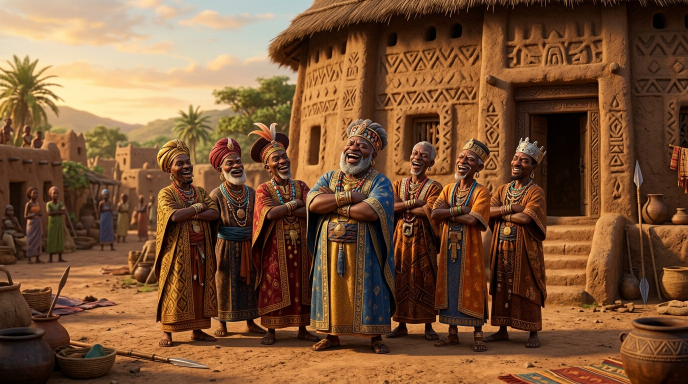
#> input picture noe/images/05_notables.jpg, 1376 x 768 px, given in place of 05_notables.jpg.jpg, which was not available (shown at 1/2 size)
$ python -i render_noe.py   (imports and definitions only)
#> lines starting #> are read from the running program, lines starting #| are printed output that depends on the picture
#!/usr/bin/env python3
"""Assemble la vidéo « Le prophète Noé » (FR) : narration + illustrations 3D
stylisées avec panoramiques et zooms lents (effet Ken Burns), fondus
enchaînés et sous-titres SRT.

Dépendances : pillow, imageio-ffmpeg  (pip install pillow imageio-ffmpeg)
Usage       : python3 render_noe.py
"""
import os, re, subprocess, wave, zipfile
from PIL import Image
import imageio_ffmpeg

# [1 line that did not run here, left out]
HERE = os.path.dirname(os.path.abspath(__file__))
IMG = os.path.join(HERE, "images")
AUD = os.path.join(HERE, "audio")
OUT_MP4 = os.path.join(HERE, "prophete_noe_fr_5min.mp4")
OUT_SRT = os.path.join(HERE, "noe_video_fr.srt")
OUT_ZIP = os.path.join(HERE, "prophete_noe_fr_package.zip")
SCRIPT = os.path.join(HERE, "script_noe_fr.md")

W, H, FPS = 1920, 1080, 25
SR = 24000
INTRO, GAP, OUTRO = 1.5, 1.2, 3.5   # silences (s)
XFADE = 1.2                           # fondu enchaîné entre images (s)

# Images par partie de narration, avec mouvement de caméra.
# Mouvements : zin / zout (zoom avant/arrière), pl / pr (panoramique gauche/droite),
#              pu / pd (panoramique haut/bas)
PARTS = [
    [("01_vallee", "zin"), ("02_idoles", "pr")],
    [("03_appel", "zout"), ("04_ciel", "pl")],
    [("05_notables", "zin"), ("06_croyants", "pr"), ("07_refus", "zout")],
    [("05_notables", "pl"), ("08_priere", "zin")],
    [("09_bois", "pr"), ("10_arche_construction", "zout"), ("11_planches_clous", "zin")],
    [("12_four", "zin"), ("13_animaux", "pl"), ("14_pluie", "zout"), ("15_vagues", "pr")],
    [("16_fils", "zin"), ("15_vagues", "zout"), ("08_priere", "pd")],
    [("17_calme", "zout"), ("18_joudi", "zin"), ("19_descente", "pr")],
]
# Remplacements si une image dédiée n'existe pas encore.
FALLBACK = {"16_fils": "14_pluie", "17_calme": "04_ciel",
            "18_joudi": "01_vallee", "19_descente": "01_vallee"}


def img_path(name):
    p = os.path.join(IMG, name + ".jpg")
    if not os.path.exists(p) and name in FALLBACK:
        return img_path(FALLBACK[name])
    return p


def run(cmd):
    subprocess.run(cmd, check=True, stdout=subprocess.DEVNULL, stderr=subprocess.DEVNULL)


# [7 lines left out: function decode, not called in this run]


def silence(sec):
#> `black = Image.new("RGB", (W, H))`: black: PIL image 1920x1080 RGB; every value is 0
    return b"\x00\x00" * int(sec * SR)


# ---------- audio ----------
pcm = bytearray(silence(INTRO))
part_spans = []
# [7 lines not run here, left out]
TOTAL = len(pcm) / 2 / SR
narr_wav = os.path.join(HERE, "_narration.wav")
# [3 lines not run here, left out]

# ---------- plan des images ----------
shots = []  # (t0, t1, image, move)
# [6 lines not run here, left out]

cache = {}
def load(name):
#> called with name = 'images/05_notables.jpg'
    if name not in cache:
        im = Image.open(img_path(name)).convert("RGB")
#> im is the input picture: PIL image 1376x768 RGB; mean R, G, B 122, 83.6, 53.7
        # recadrage 16:9 puis agrandissement pour un mouvement fluide
        iw, ih = im.size
#> iw = 1376; ih = 768
        tw = min(iw, int(ih * 16 / 9)); th = int(tw * 9 / 16)
#> after `tw = min(iw, int(ih * 16 / 9))`: tw = 1365
#> after `th = int(tw * 9 / 16)`: th = 767
        im = im.crop(((iw - tw) // 2, (ih - th) // 2, (iw - tw) // 2 + tw, (ih - th) // 2 + th))
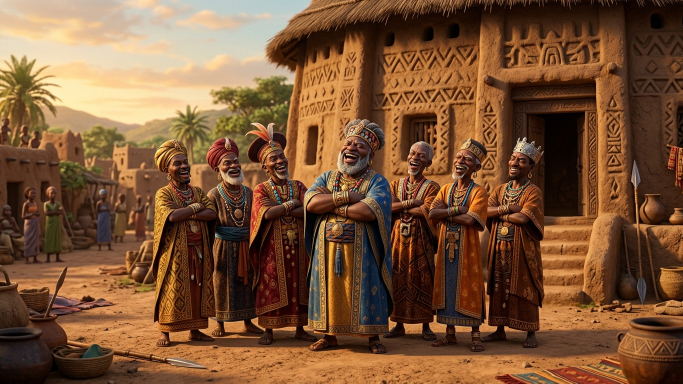
#> im: PIL image 1365x767 RGB (shown at 1/2 size); mean R, G, B 122.2, 83.7, 53.8
        cache[name] = im.resize((int(W * 1.4), int(H * 1.4)), Image.LANCZOS)
    return cache[name]
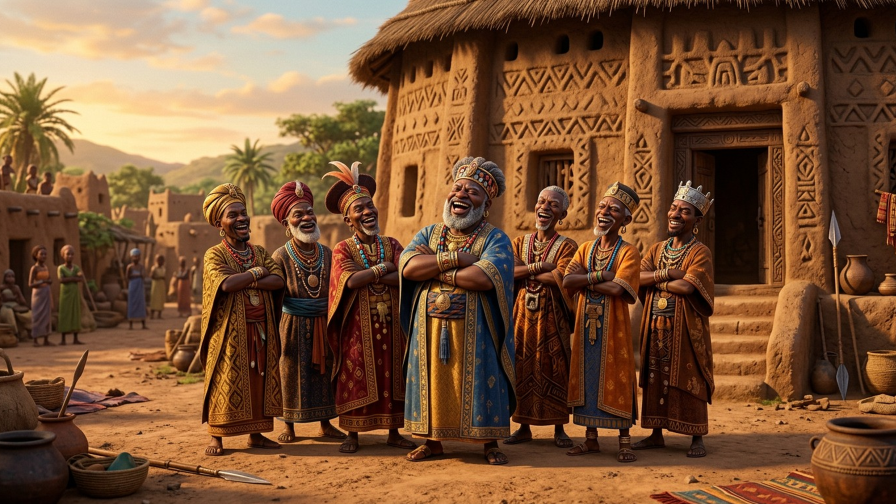
#> returned value: PIL image 2688x1512 RGB (shown at 1/3 size); mean R, G, B 122.2, 83.7, 53.9


def ease(x):
    return x * x * (3 - 2 * x)


# [23 lines left out: function frame_of, not called in this run]


# ---------- vidéo ----------
# [6 lines that did not run here, left out]
black = Image.new("RGB", (W, H))
nframes = int(TOTAL * FPS)
# [24 lines not run here, left out]
# [1 line that did not run here, left out]


# [16 lines left out: function chunks, not called in this run]


def ts(x):
    ms = int(round(x * 1000))
    return f"{ms//3600000:02d}:{ms//60000%60:02d}:{ms//1000%60:02d},{ms%1000:03d}"


lines, n = [], 1
# [14 lines not run here, left out]

>>> result = load('images/05_notables.jpg')

$ run again, on noe/images/06_croyants.jpg
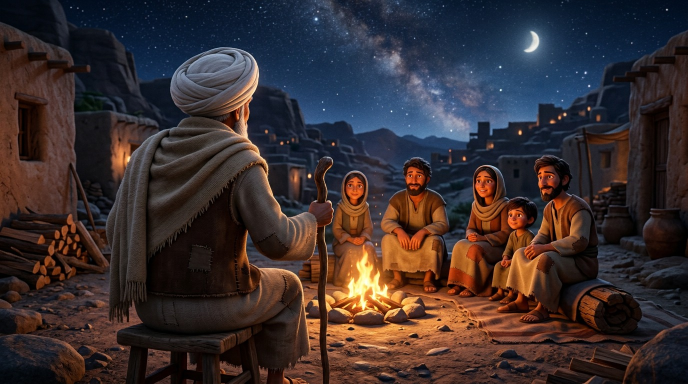
#> input picture noe/images/06_croyants.jpg, 1376 x 768 px, given in place of 06_croyants.jpg.jpg, which was not available (shown at 1/2 size)
#> black: PIL image 1920x1080 RGB; every value is 0
#> in load, im is the input picture: PIL image 1376x768 RGB; mean R, G, B 57.6, 46.2, 46.7
#> in load, `im = im.crop(((iw - tw) // 2, (ih - th) // 2, (iw - tw) // 2 + tw, (ih..`:
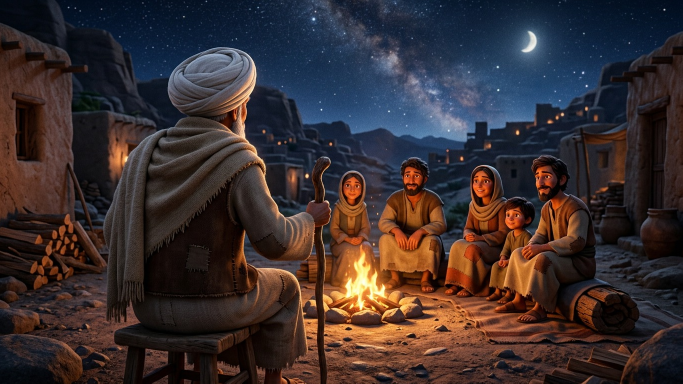
#> im: PIL image 1365x767 RGB (shown at 1/2 size); mean R, G, B 57.8, 46.4, 46.9

$ run again, on noe/images/07_refus.jpg
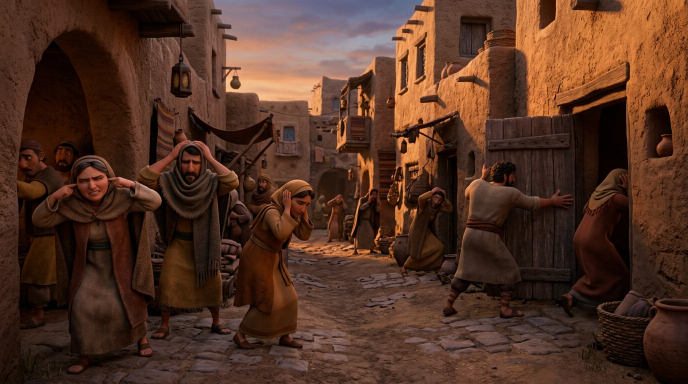
#> input picture noe/images/07_refus.jpg, 1376 x 768 px, given in place of 07_refus.jpg.jpg, which was not available (shown at 1/2 size)
#> black: PIL image 1920x1080 RGB; every value is 0
#> in load, im is the input picture: PIL image 1376x768 RGB; mean R, G, B 81.7, 50, 35.4
#> in load, `im = im.crop(((iw - tw) // 2, (ih - th) // 2, (iw - tw) // 2 + tw, (ih..`:
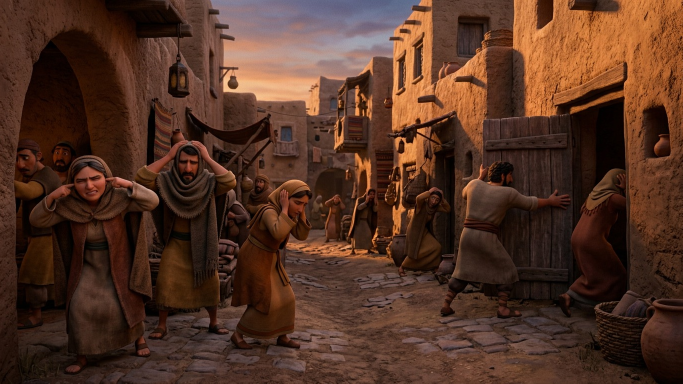
#> im: PIL image 1365x767 RGB (shown at 1/2 size); mean R, G, B 81.8, 50.1, 35.4
